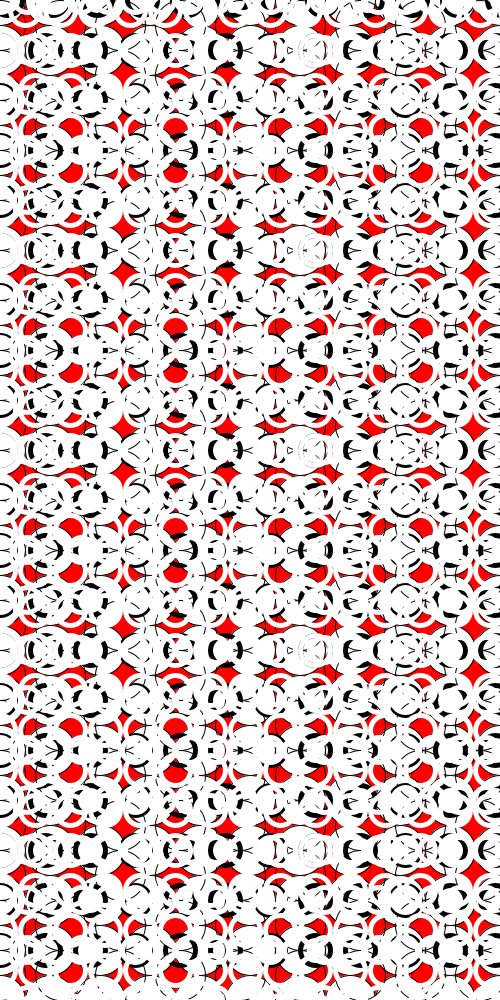
Frame 1 (no input)
Frame 60 (the mouse pressed at the canvas centre just before this capture): identical to frame 1, image omitted
Frame 120 (the mouse held since frame 60 and released just before this capture): identical to frame 1, image omitted

The Processing sketch that drew this single still picture (run headless with seeded random() and noise(); from frame 60 on, the mouse is pressed at the canvas centre):

// Processing sketch: processing_32948
// ── processing_32948.pde

int i=0;
int j=0;
int k=5;
int l=5;
int m=0;
int n=7;
int o=0;
int p=0;
int q=25;
int r=0;
int s=100;
int t=100;
int u=0;
int v=0;

void setup () {
  size (500,1000);
  background (255,0,0);
  smooth();

 
  while (j<500){
   
    while (i<11){
    ellipse (i*50, j*50, 50, 50);
    i=i+1;
    }
    j=j+1;
    i=0;
  }
 
}

void draw (){
  
   noFill();
 strokeWeight (1);
 stroke (0);
 while (q<1000){
 
 while (p<521){
 ellipse (p*6, q, 50, 50);
 p=p+10;
 }
 q=q+50;
 p=0;
 }
    strokeWeight (5);

   stroke (0);
 while (v<1000){
while (n<521){
 ellipse (n, v, 30, 30);
 n=n+45;
}
v=v+50;
n=0;
}
 
 stroke (255);
 while (l<1000){ 
   
 while (k<521){ 
 ellipse (k*5, l*2, 30, 30);
k=k+7;
}
l=l+20;
k=0;
 }
 
  while (o<1000){
  
 while (m<521){
ellipse (m*3, o*5, 25, 25);
 m=m+9;
 }
 o=o+10;
 m=0;
  }
 
/*
strokeWeight (1);
stroke (255,255, 255);
while (r<2000){
ellipse (0,0,r,r);
r=r+10;
}

while (u<2000){
ellipse (500,500, u, u);
u=u+10;
}

strokeWeight (1);
stroke (0,0,0);
while (s<2000){
ellipse (0,500,s,s);
s=s+50;
}

while (t<2000){
ellipse (500,0,t,t);
t=t+50;
}

*/
}                               
